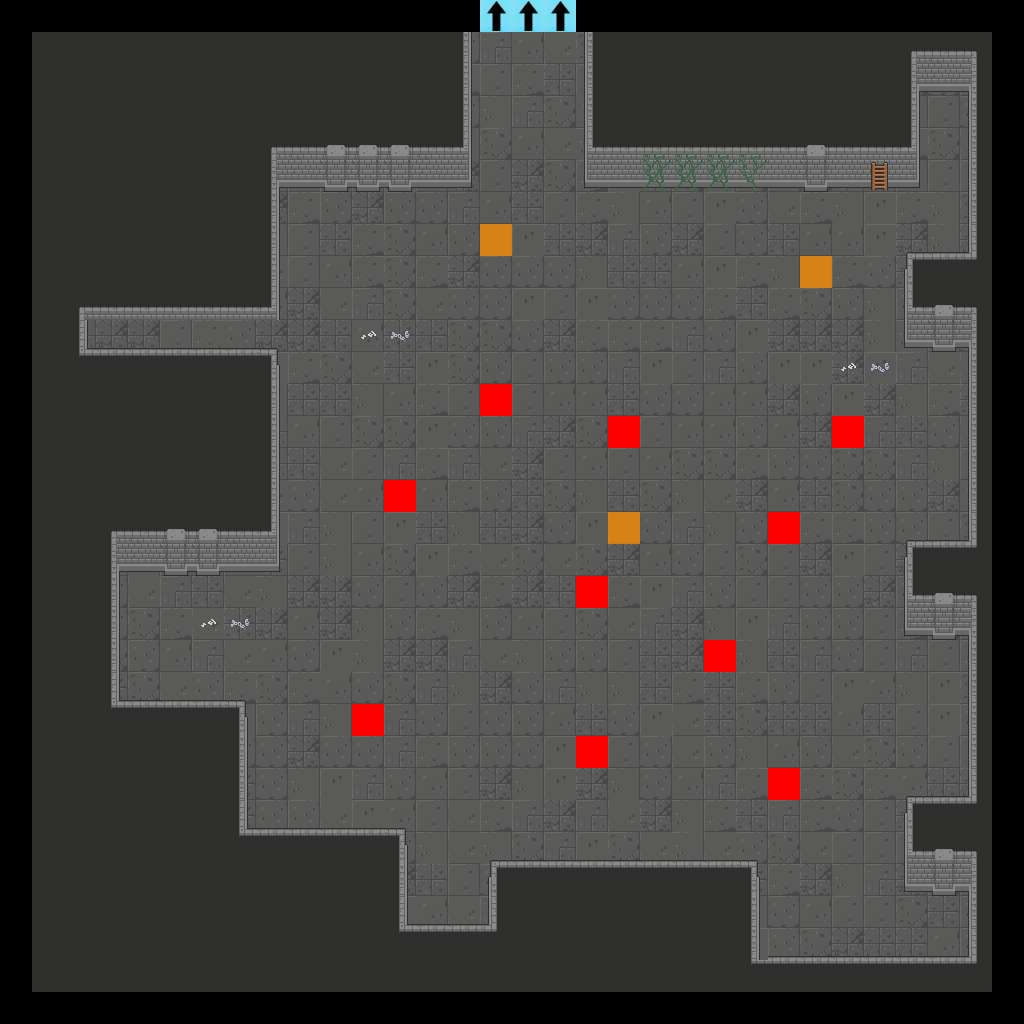

Rendered tile map (Tiled .tmx) drawn with the repository's tilesets; below, a short description and the map source with its tile grids summarised:
An orthogonal 32x32 tile map with 32x32 px tiles, 7 tile layers (Floor, Walls, Doors, Pillars, ...), 2 tilesets.

<map version="1.2" tiledversion="2019.04.18" orientation="orthogonal" renderorder="right-down" width="32" height="32" tilewidth="32" tileheight="32" infinite="0" nextlayerid="22" nextobjectid="1">
 <tileset firstgid="1" source="Dungeon_Tileset_2.tsx" />
 <tileset firstgid="321" source="flags.tsx" />
 <layer id="15" name="Floor" width="32" height="32">
  <data>[1024 cells, 900 non-empty, 12 distinct tile ids]</data>
 </layer>
 <layer id="16" name="Walls" width="32" height="32">
  <data>[1024 cells, 452 non-empty, 28 distinct tile ids]</data>
 </layer>
 <layer id="17" name="Doors" width="32" height="32">
  <data>[1024 cells, 0 non-empty, 0 distinct tile ids]</data>
 </layer>
 <layer id="18" name="Pillars" width="32" height="32">
  <data>[1024 cells, 0 non-empty, 0 distinct tile ids]</data>
 </layer>
 <layer id="19" name="Candles" width="32" height="32">
  <data>[1024 cells, 0 non-empty, 0 distinct tile ids]</data>
 </layer>
 <layer id="20" name="Debris" width="32" height="32">
  <data>[1024 cells, 15 non-empty, 7 distinct tile ids]</data>
 </layer>
 <layer id="21" name="Flags" width="32" height="32">
  <data>[1024 cells, 16 non-empty, 3 distinct tile ids]</data>
 </layer>
</map>
